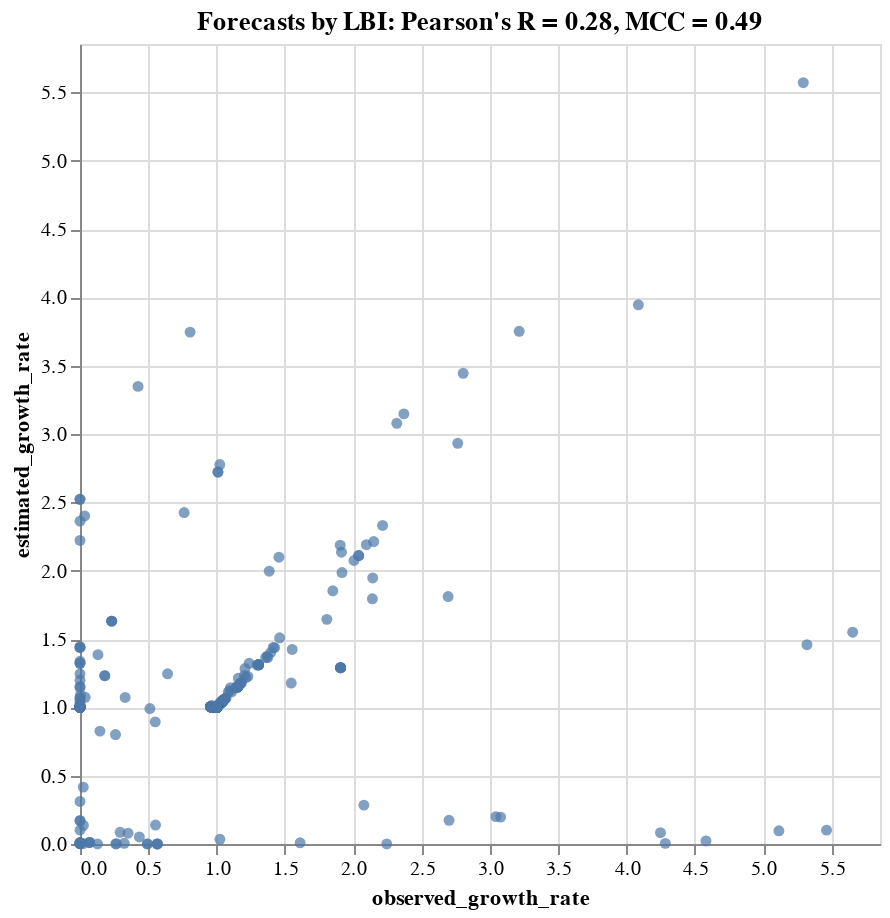

Notebook cell for this chart:
### Code cell
tooltip_attributes = ["observed_growth_rate:Q", "estimated_growth_rate:Q", "timepoint:N", "frequency:Q", "frequency_final:Q",
                      "projected_frequency:Q", "clade_membership:N"]

chart = alt.Chart(complete_clade_frequencies).mark_circle().encode(
    alt.X("observed_growth_rate:Q", scale=alt.Scale(domain=(min_growth_rate, max_growth_rate))),
    alt.Y("estimated_growth_rate:Q", scale=alt.Scale(domain=(min_growth_rate, max_growth_rate))),
    alt.Tooltip(tooltip_attributes)
).properties(
    width=400,
    height=400,
    title="Forecasts by LBI: Pearson's R = %.2f, MCC = %.2f" % (r, mcc)
)

chart.save("forecast_growth_correlation_natural_lbi.svg")
chart

### Figure 1 — Vega-Lite specification as saved in the notebook (floating-point values rounded to 4 significant figures; data arrays with more than 128 entries replaced by an {"elided": "..."} marker saying what was removed)
{"$schema": "https://vega.github.io/schema/vega-lite/v3.3.0.json", "config": {"mark": {"tooltip": null}, "view": {"height": 300, "width": 400}}, "data": {"name": "data-6f9b3149a89f6aa0b8d2d918b5f79424"}, "datasets": {"data-6f9b3149a89f6aa0b8d2d918b5f79424": {"elided": "912 records"}}, "encoding": {"tooltip": [{"field": "observed_growth_rate", "type": "quantitative"}, {"field": "estimated_growth_rate", "type": "quantitative"}, {"field": "timepoint", "type": "nominal"}, {"field": "frequency", "type": "quantitative"}, {"field": "frequency_final", "type": "quantitative"}, {"field": "projected_frequency", "type": "quantitative"}, {"field": "clade_membership", "type": "nominal"}], "x": {"field": "observed_growth_rate", "scale": {"domain": [0, 5.855]}, "type": "quantitative"}, "y": {"field": "estimated_growth_rate", "scale": {"domain": [0, 5.855]}, "type": "quantitative"}}, "height": 400, "mark": "circle", "title": "Forecasts by LBI: Pearson's R = 0.28, MCC = 0.49", "width": 400}
